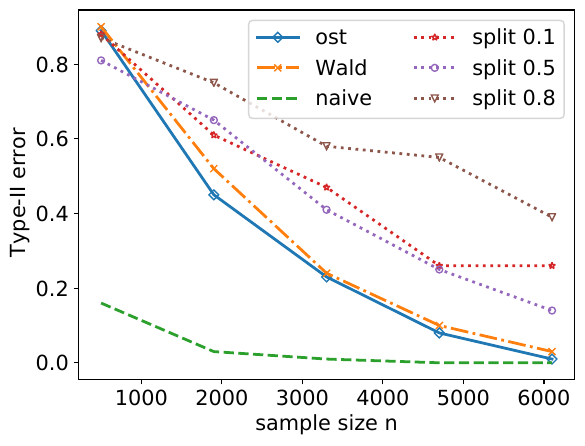

Generate this figure with Python:
import pickle
import numpy as np
from matplotlib.font_manager import FontProperties
import matplotlib
import matplotlib.pyplot as plt
font = {
    #'family' : 'normal',
    #'weight' : 'bold',
    'size'   : 15
}

plt.rc('font', **font)
plt.rc('lines', linewidth=2)
matplotlib.rcParams['pdf.fonttype'] = 42
matplotlib.rcParams['ps.fonttype'] = 42

fontP = FontProperties()
fontP.set_size('xx-small')


results = []
runs = 1000
for exp in range(0,30):
    with open('results_' + str(exp) + '.data', 'rb') as handle:
        results.append(pickle.load(handle))

style = {'wald': '-.', 'naive': '--', 'ost': '-', 'split0.1': ':', 'split0.3': ':', 'split0.5': ':', 'split0.8': ':'}
labels = {'wald': 'Wald', 'ost': 'ost', 'naive': 'naive', 'split0.1': 'split 0.1', 'split0.3': 'split 0.3', 'split0.5': 'split 0.5', 'split0.8': 'split 0.8'}
markers = {'wald': 'x', 'ost': 'D', 'naive': '', 'split0.1': '*', 'split0.3': '^', 'split0.5': 'o', 'split0.8': 'v'}

samplesize = []
methods = []

power = {}
for res in results:
    if (res['samplesize'] in samplesize) == False:
        samplesize.append(res['samplesize'])
    method = res['method']
    if method in power.keys():
        power[method].append(res['power'])
    else:
        power[method] = [res['power']]
        methods.append(method)
for method in methods:
    plt.plot(samplesize, [1-pow for pow in power[method]],  label=labels[method], ls=style[method],
             marker=markers[method], markersize=5, mfc='none')
plt.legend(ncol=2)
plt.xlabel('sample size n')
plt.ylabel('Type-II error')
plt.savefig('evaluation.pdf', bbox_inches='tight')
